Frame 1 (no input): blank canvas, image omitted
Frame 60 (no input): blank canvas, image omitted
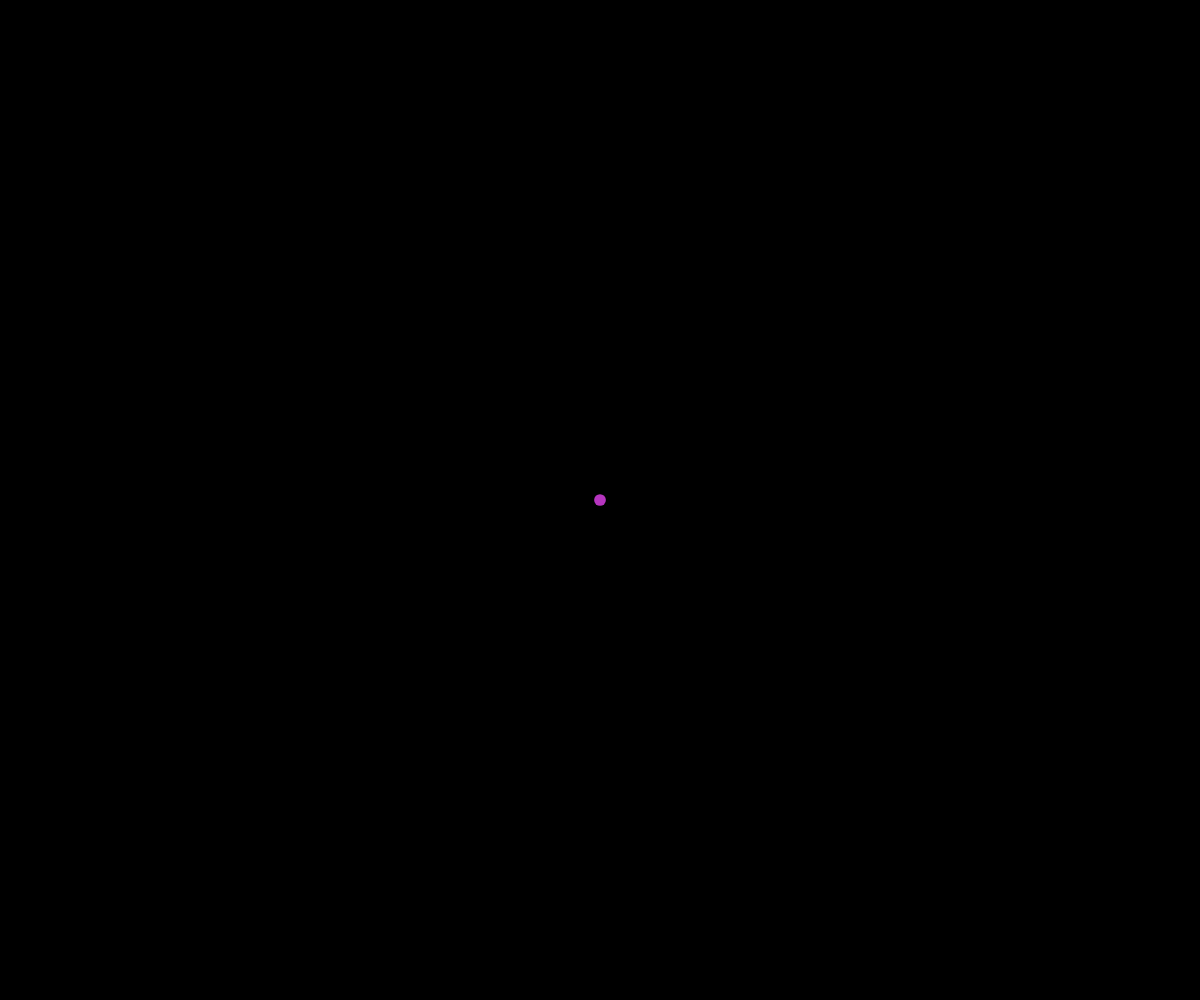
Frame 120 (the mouse pressed at the canvas centre since frame 60)

The p5.js sketch whose frames 1 and 60 were blank and that drew this single picture after the mouse press (run headless with seeded random() and noise() and a simulated clock; from frame 60 on, the mouse is pressed at the canvas centre):

// p5.js sketch
// ── sketch.js
var coordinates = [];
var colors = [];
var sizes = [];
var currentColor;

function setup() {
  createCanvas(windowWidth, windowHeight);    
}

function draw() {
  background(0);
  noStroke();
  for (var i = 0; i < coordinates.length; i++) {
    fill(colors[i]);
    ellipse(coordinates[i][0], coordinates[i][1], sizes[i], sizes[i]);
  }
  
  if (coordinates.length > 1000) {
    coordinates.splice(0,1);
    sizes.splice(0,1);
    colors.splice(0,1);
  }
}
function mousePressed() {
    currentColor = color(random(255), random(255), random(255));
    centerDot();
  
}

function centerDot() {
  currentColor = color(red(currentColor), green(currentColor), blue(currentColor));
  colors.push(currentColor);
  sizes.push(random(10,15));
  coordinates.push([mouseX, mouseY]);  
}

function mouseDragged() {
  centerDot();
  for (var i = 0; i < 10; i++) 
    currentColor = color(red(currentColor), green(currentColor), blue(currentColor), random(100,240));// = random(10, 100);
    colors.push(currentColor);
    var s = random(1,5);
    sizes.push(s);
    var x = random(mouseX - 15, mouseX + 15);
    var y = random(mouseY - 15, mouseY + 15);
    coordinates.push([x,y]);
  }
